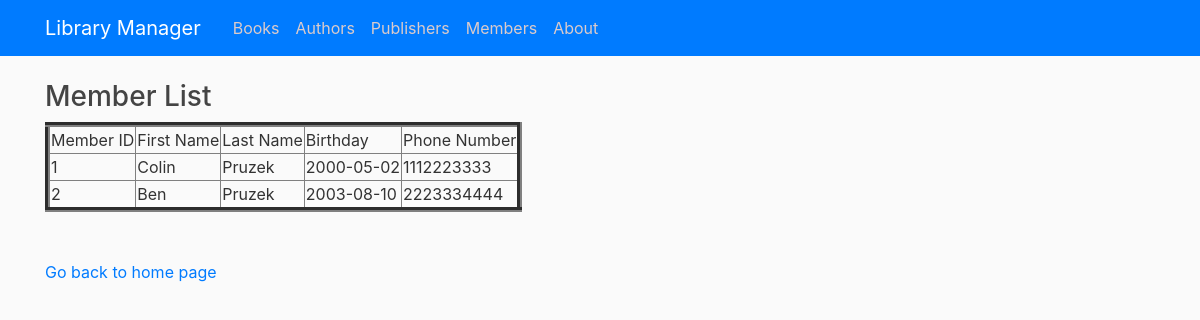
Page /viewmember on the earlier database version.
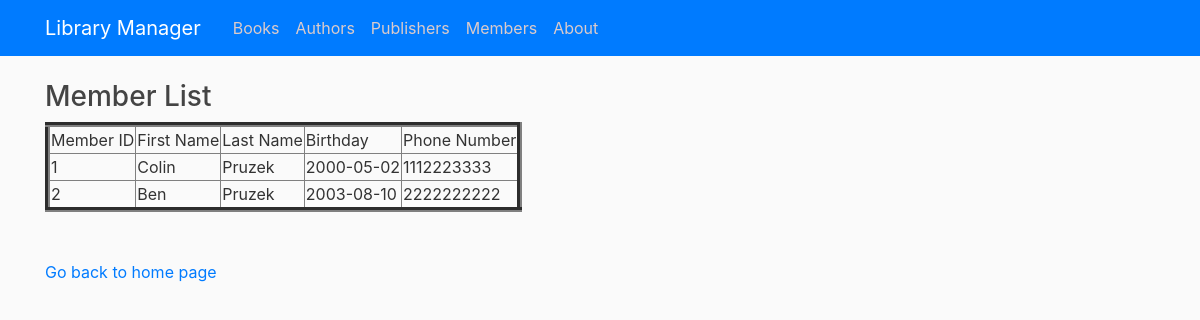
Same page on the later database version.
### tables this page shows
CREATE TABLE Member (memberId INTEGER PRIMARY KEY AUTOINCREMENT, firstName TEXT NOT NULL, lastName TEXT NOT NULL,     birthday DATE NOT NULL, phoneNumber VARCHAR(15) NOT NULL);

### library/routes.py (the view)
@app.route("/viewmember")
def viewMember():
    con = sqlite3.connect("book.db")
    con.row_factory = sqlite3.Row
    cur = con.cursor()
    cur.execute("select * from Member")
    rows = cur.fetchall()
    return render_template("view_members.html",rows = rows)

### library/templates/view_members.html (shortened to what this page needs)
{% extends "layout.html" %}
{% block content %}
<!DOCTYPE html>
<html>
<head>
</head>
<body>
    <h3>Member List</h3>
    <table border=5>
        <thead>
            <td>Member ID</td>
            <td>First Name</td>
            <td>Last Name</td>
            <td>Birthday</td>
            <td>Phone Number</td>
        </thead>
        {% for row in rows %}
        <tr>
            <td>{{row["memberId"]}}</td>
            <td>{{row["firstName"]}}</td>
            <td>{{row["lastName"]}}</td>
            <td>{{row["birthday"]}}</td>
            <td>{{row["phoneNumber"]}}</td>
        </tr>
        {% endfor %}
    </table>
    <br><br>
    <a href="/">Go back to home page</a>
</body>
</html>
{% endblock content %}

Differences in the rows shown:
changed Member "Ben": phoneNumber "2223334444" → "2222222222"
